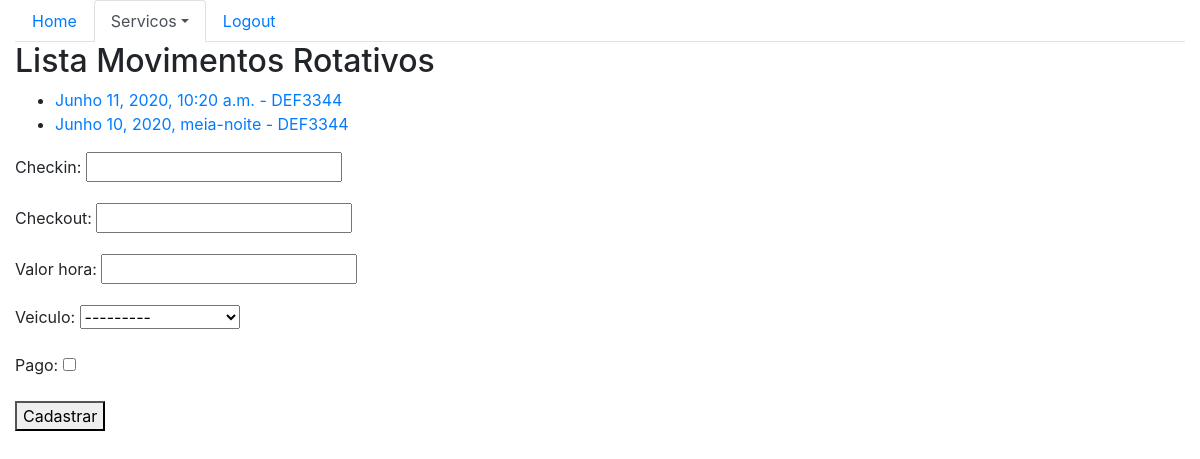
/sistema/mov-rot/, run on the app's committed database.
### core/models.py (models this page shows, shortened)
class MovRotativo(models.Model):
    checkin = models.DateTimeField(auto_now=False)
    checkout = models.DateTimeField(auto_now=False, null=True, blank=True)
    valor_hora = models.DecimalField(max_digits=5, decimal_places=2)
    veiculo = models.ForeignKey(Veiculo, on_delete=models.PROTECT)
    pago = models.BooleanField(default=False)

class Veiculo(models.Model):
    marca = models.ForeignKey(Marca, on_delete=models.CASCADE)
    placa = models.CharField(max_length=7)
    proprietario = models.ForeignKey(Pessoa, on_delete=models.PROTECT)
    cor = models.CharField(max_length=15)
    observacoes = models.TextField()
    def __str__(self):
        return self.marca.nome + ' - ' + self.placa

### core/views.py (the view)
def lista_movrotativos(request):
    mov_rot = MovRotativo.objects.all()
    form = MovRotativoForm()
    data = {'form': form, 'mov_rot': mov_rot}
    return render(
        request, 'core/lista_movrotativos.html', data)

### core/forms.py
class MovRotativoForm(ModelForm):
    class Meta:
        model = MovRotativo
        fields = '__all__'

### core/templates/core/lista_movrotativos.html (shortened to what this page needs)
{% extends 'base.html' %}
{% block menu%}
    <ul class="nav nav-tabs">
        <li class="nav-item">
            <a class="nav-link" href="{% url 'core_home' %}">Home</a>
        </li>
        <li class="nav-item dropdown">
        <li class="nav-item active dropdown">
            <a class="nav-link dropdown-toggle active" data-toggle="dropdown" href="#" role="button" aria-haspopup="true" aria-expanded="false">Servicos</a>
        </li>
        <li class="nav-item">
            <a class="nav-link" href="">Logout</a>
        </li>
    </ul>
{% endblock %}
{% block main %}
    <h2>Lista Movimentos Rotativos</h2>
    <ul>
    {% for mov in mov_rot %}
        <li>
            <a href="{% url 'core_movrotativos_update' mov.id %}">
                {{ mov.checkin }} - {{ mov.veiculo.placa }}
            </a>
        </li>
    {% endfor %}
    </ul>
    <form action="{% url 'core_movrotativos_novo' %}" method="POST">
        {{ form.as_p }}
        <button type="submit">Cadastrar</button>
    </form>
{% endblock %}

### data on the page
MovRotativo: checkin "Junho 11, 2020, 10:20 a.m.", veiculo.placa "DEF3344"
MovRotativo: checkin "Junho 10, 2020, meia-noite", veiculo.placa "DEF3344"
